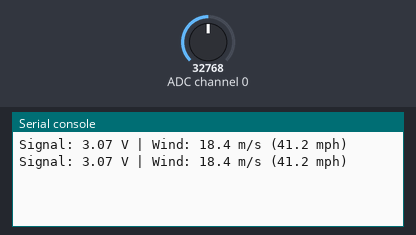
This program was run on a simulated CircuitPython board. Shown: the last lines printed to the serial console. Inputs (shaded band) come from the test bench; at power-on: ADC channel 0 = 32768 (analog values on the 0–65535 scale).

Above: at 1.2 s.
1.3 s: ADC channel 0 set to 45874
At 2.6 s:
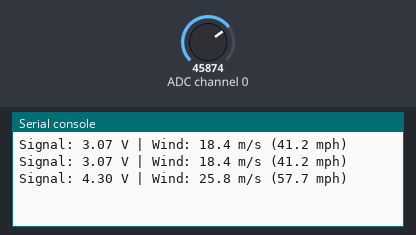
2.8 s: ADC channel 0 set to 57670
At 3.9 s:
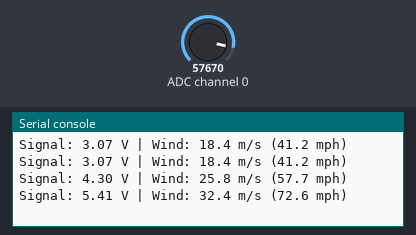
Timing chart, 0 to 5.8 s (numbered marks = the images above; inputs shaded):
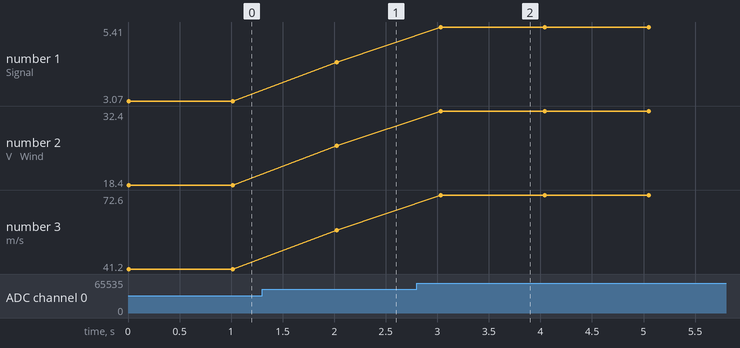

The program:

example.py
```python
# Uses a Raspberry Pi with an ADS1115 ADC to read the anemometer signal via I2C, applies the divider correction, converts the voltage to wind speed, and prints the measurements.
#
# Buy this module: https://shillehtek.com/products/anemometer-wind-speed-0-5v-analog-output
# Full manual: https://shillehtek.com/blogs/shillehtek-product-manuals/anemometer-wind-speed-0-5v-analog-output-manual
# More examples: https://github.com/shillehbean/shillehtek-examples
#

#!/usr/bin/env python3
# Wind Speed Sensor (0-5V Anemometer) - Raspberry Pi + ADS1115 Example
# Blue signal -> 10k/20k divider -> ADS1115 A0, SDA/SCL -> GPIO 2/3
# Install: pip3 install adafruit-circuitpython-ads1x15

import time
import board
import busio
import adafruit_ads1x15.ads1115 as ADS
from adafruit_ads1x15.analog_in import AnalogIn

DIVIDER_RATIO = 1.5   # (10k + 20k) / 20k

i2c = busio.I2C(board.SCL, board.SDA)
ads = ADS.ADS1115(i2c)
ads.gain = 1          # +/-4.096V range covers the divided 0-3.33V signal
channel = AnalogIn(ads, ADS.P0)

try:
    while True:
        signal_volts = channel.voltage * DIVIDER_RATIO
        wind_ms = signal_volts * 6.0
        wind_mph = wind_ms * 2.237

        print("Signal: {:.2f} V | Wind: {:.1f} m/s ({:.1f} mph)".format(
            signal_volts, wind_ms, wind_mph))
        time.sleep(1)

except KeyboardInterrupt:
    print("Measurement stopped by user")
```

Measured:
- after the input at 1.3 s, the serial console: prints a new line after 0.73 s (image 1)
- after the input at 2.8 s, the serial console: prints a new line after 0.23 s (image 2)
- plotted number 1: 3.07 → 4.3 after the input at 1.3 s, 4.3 → 5.41 after the input at 2.8 s
- plotted number 2: 18.4 → 25.8 after the input at 1.3 s, 25.8 → 32.4 after the input at 2.8 s
- plotted number 3: 41.2 → 57.7 after the input at 1.3 s, 57.7 → 72.6 after the input at 2.8 s
